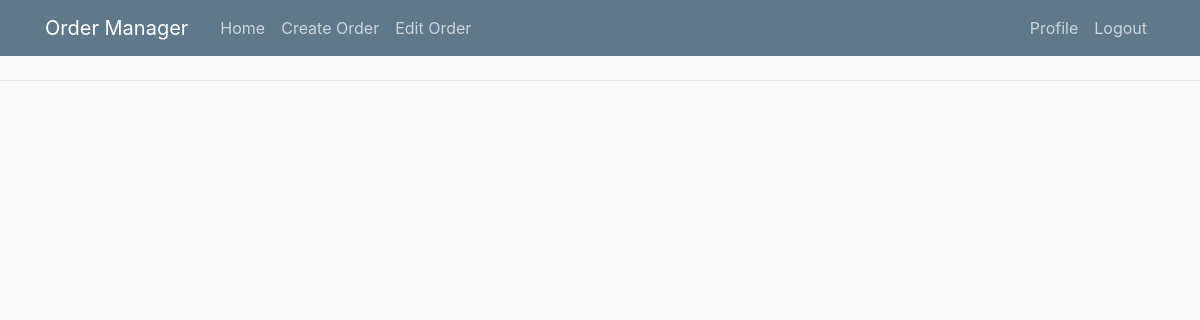
/ (signed in), run on an earlier commit of the app's database.
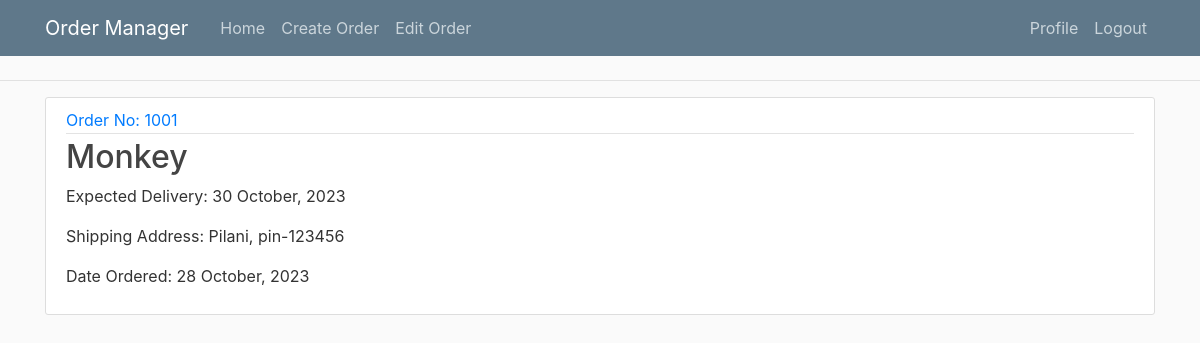
And on a later commit of the database.
### order_manager/models.py (models this page shows, shortened)
class Order(models.Model):
    creator = models.ForeignKey(User, on_delete=models.CASCADE)
    date_ordered = models.DateTimeField(default=timezone.now)
    delivery_date = models.DateTimeField(max_length=100, null=True, blank=True)
    complete = models.BooleanField(default=False, null = True, blank=True)
    order_num = models.IntegerField(default=0, null=0, blank=True)
    address = models.CharField(max_length=400, null=True)

### order_manager/views.py (the view)
# urls.py: 2. Add a URL to urlpatterns:  path('', views.home, name='home')
def home(request):
    orders = Order.objects.all()
    context = {
        'orders': orders,
    }
    return render(request, 'order_manager/home.html', context)

### order_manager/templates/order_manager/home.html
{% extends 'order_manager/main.html' %}
{% block content %}
    {% if user.is_authenticated %}
        {% for order in orders %}
            {% if user == order.creator %}
                <article class="media content-section">
                    <div class="media-body">
                    <div class="article-metadata">
                        <a class="mr-2" href="#">Order No: {{ order.order_num }}</a>
                    </div>
                    <h2><a class="article-title" href="#">{{ order.creator }}</a></h2>
                    <p class="article-content">Expected Delivery: {{ order.delivery_date|date:"d F, Y" }}</p>
                    <p class="article-content">Shipping Address: {{ order.address}}</p>
                    <p class="article-content">Date Ordered: {{ order.date_ordered|date:"d F, Y" }}</p>
                    </div>
                </article>
            {% endif %}
        {% endfor %}
    {% else %}
    <h1>Welcome to Order Manager</h1>
    <h3>Login to start managing orders</h3>
    {% endif %}
{% endblock content %}

### order_manager/templates/order_manager/main.html (shortened to what this page needs)
{% load static %}
<!DOCTYPE html>
<html lang="en">
  <head>
    <link rel="stylesheet" href="https://cdn.jsdelivr.net/npm/bootstrap@4.0.0/dist/css/bootstrap.min.css">
    <link rel="stylesheet" type="text/css" href="{% static 'css/main.css' %}">
  </head>
  <body>
    <header class="site-header">
      <nav class="navbar navbar-expand-md navbar-dark bg-steel fixed-top">
        <div class="container">
          <a class="navbar-brand mr-4" href="{% url 'home' %}">Order Manager</a>
          <div class="collapse navbar-collapse" id="navbarToggle">
            <div class="navbar-nav mr-auto">
              <a class="nav-item nav-link" href="{% url 'home' %}">Home</a>
              {% if user.is_authenticated %}
              <a class="nav-item nav-link" href="#">Create Order</a>
              <a class="nav-item nav-link" href="#">Edit Order</a>
              {% endif %}
            </div>
            <div class="navbar-nav">
              {% if user.is_authenticated %}
                <a class="nav-item nav-link" href="{% url 'profile' %}">Profile</a>
                <a class="nav-item nav-link" href="{% url 'logout' %}">Logout</a>
              {% else %}
                <a class="nav-item nav-link" href="{% url 'login' %}">Login</a>
                <a class="nav-item nav-link" href="{% url 'register' %}">Register</a>
              {% endif %}
            </div>
          </div>
        </div>
      </nav>
    </header>
    <hr>
      <div class="container">
            {% block content %}
            {% endblock content %}
      </div>
  </body>
</html>

### order_manager/static/css/main.css (style rules this page uses)
body { background: #fafafa; color: #333333; margin-top: 5rem; }
h1, h2, h3, h4, h5, h6 { color: #444444; }
.bg-steel { background-color: #5f788a; }
.site-header .navbar-nav .nav-link { color: #cbd5db; }
.content-section { background: #ffffff; padding: 10px 20px; border: 1px solid #dddddd; border-radius: 3px; margin-bottom: 20px; }
.article-title { color: #444444; }
.article-content { white-space: pre-line; }
.article-metadata { padding-bottom: 1px; margin-bottom: 4px; border-bottom: 1px solid #e3e3e3 }

What changed in the data, as far as the page shows it:
added Order: order_num "1001", creator "Monkey", delivery_date "30 October, 2023", address "Pilani, pin-123456", date_ordered "28 October, 2023"
